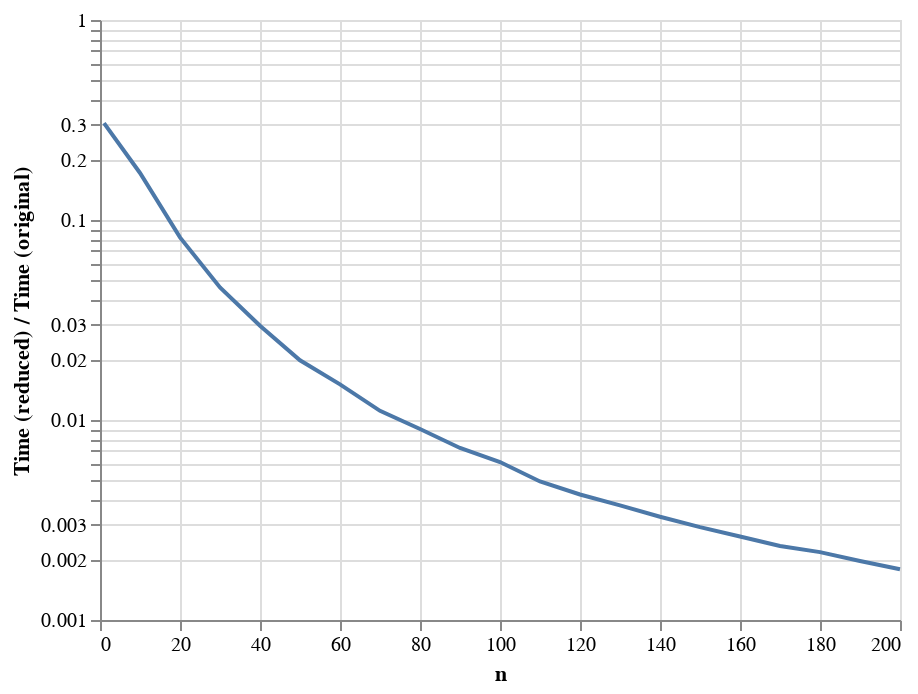

Notebook source saved alongside this figure:
### Code cell
altair.Chart(ratios).mark_line().encode(
    altair.Y(
        'ratio',
        scale=altair.Scale(type='log', zero=False),
        axis=altair.Axis(title='Time (reduced) / Time (original)'),
    ),
    x='n',
)

### Figure 1 — Vega-Lite specification as saved in the notebook (floating-point values rounded to 4 significant figures)
{"$schema": "https://vega.github.io/schema/vega-lite/v2.6.0.json", "config": {"view": {"height": 300, "width": 400}}, "data": {"name": "data-f6000f6e92791e67fc695b51507af786"}, "datasets": {"data-f6000f6e92791e67fc695b51507af786": [{"n": 1, "ratio": 0.3048}, {"n": 10, "ratio": 0.1719}, {"n": 20, "ratio": 0.08186}, {"n": 30, "ratio": 0.04604}, {"n": 40, "ratio": 0.02963}, {"n": 50, "ratio": 0.01989}, {"n": 60, "ratio": 0.01508}, {"n": 70, "ratio": 0.01112}, {"n": 80, "ratio": 0.009018}, {"n": 90, "ratio": 0.007246}, {"n": 100, "ratio": 0.006163}, {"n": 110, "ratio": 0.004927}, {"n": 120, "ratio": 0.004243}, {"n": 130, "ratio": 0.003744}, {"n": 140, "ratio": 0.003283}, {"n": 150, "ratio": 0.002911}, {"n": 160, "ratio": 0.002615}, {"n": 170, "ratio": 0.002345}, {"n": 180, "ratio": 0.002184}, {"n": 190, "ratio": 0.001973}, {"n": 200, "ratio": 0.001793}]}, "encoding": {"x": {"field": "n", "type": "quantitative"}, "y": {"axis": {"title": "Time (reduced) / Time (original)"}, "field": "ratio", "scale": {"type": "log", "zero": false}, "type": "quantitative"}}, "mark": "line"}
